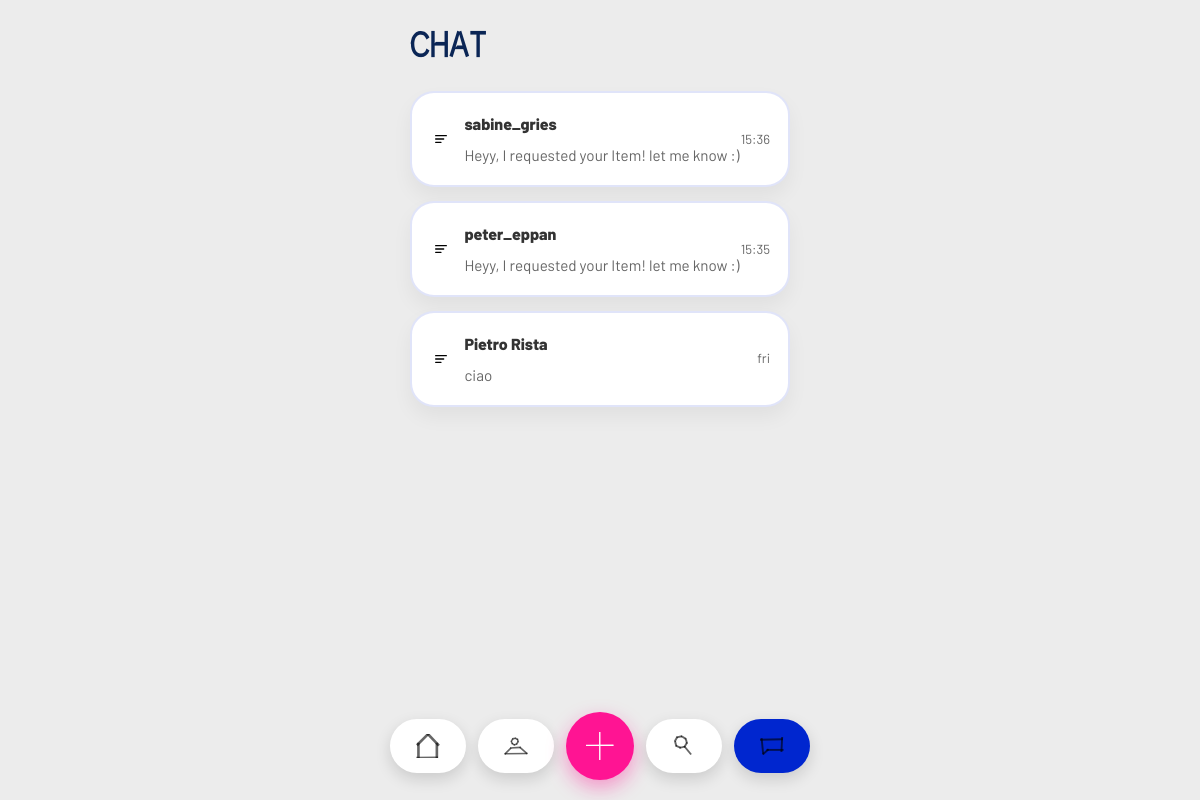
The page /chat (signed in) on the database as committed earlier.
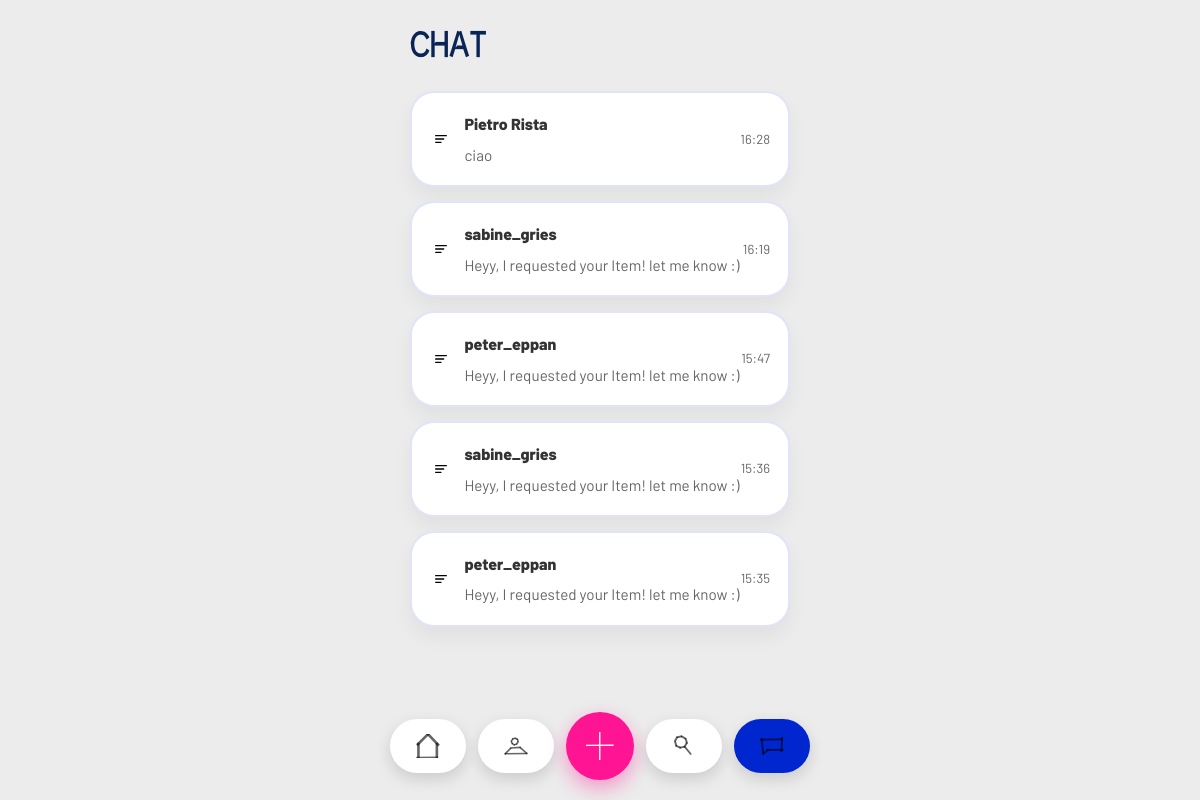
The same page on the database as committed later.
### tables this page shows
CREATE TABLE requests (
            id INTEGER PRIMARY KEY AUTOINCREMENT,
            item_id INTEGER NOT NULL,
            borrower_id INTEGER NOT NULL,
            status TEXT DEFAULT 'pending',
            created_at TIMESTAMP DEFAULT CURRENT_TIMESTAMP,
            FOREIGN KEY (item_id) REFERENCES items (id),
            FOREIGN KEY (borrower_id) REFERENCES "users_old" (id)
        );

### app.py (the view)
@app.route('/chat')
def chat_index():
    if 'user_id' not in session:
        return redirect(url_for('login'))
    conn = get_db_connection()
    cursor = conn.cursor()
    cursor.execute('''
        SELECT r.id, i.name as item_name,
               (CASE WHEN i.owner_id = ? THEN u2.username ELSE u1.username END) as other_name,
               (SELECT content FROM messages m WHERE m.request_id = r.id ORDER BY m.created_at DESC LIMIT 1) as last_message,
               (SELECT created_at FROM messages m WHERE m.request_id = r.id ORDER BY m.created_at DESC LIMIT 1) as last_message_at
        FROM requests r
        JOIN items i ON r.item_id = i.id
        JOIN users u1 ON i.owner_id = u1.id
        JOIN users u2 ON r.borrower_id = u2.id
        WHERE (i.owner_id = ? OR r.borrower_id = ?)
          AND EXISTS (SELECT 1 FROM messages m WHERE m.request_id = r.id)
        ORDER BY last_message_at DESC
    ''', (session['user_id'], session['user_id'], session['user_id']))
    rows = cursor.fetchall()
    conn.close()
    chats = []
    for row in rows:
        chat = dict(row)
        chat['last_message_at'] = format_chat_timestamp(row['last_message_at'])
        chats.append(chat)
    return render_template('chat_list.html', chats=chats)

### app.py (called while the page is built)
def get_db_connection():
    conn = sqlite3.connect(DATABASE)
    conn.row_factory = sqlite3.Row
    conn.create_function('distance_km', 4, haversine_km)
    return conn

@app.context_processor
def inject_current_user_photo():
    if 'user_id' not in session:
        return {'current_user_photo': None}
    conn = get_db_connection()
    cursor = conn.cursor()
    cursor.execute('SELECT photo FROM users WHERE id = ?', (session['user_id'],))
    row = cursor.fetchone()
    conn.close()
    return {'current_user_photo': row['photo'] if row else None}

def format_chat_timestamp(value):
    if not value:
        return ''
    try:
        ts = datetime.strptime(value, '%Y-%m-%d %H:%M:%S')
    except (TypeError, ValueError):
        return value
    today = datetime.now().date()
    if ts.date() == today:
        return ts.strftime('%H:%M')
    elif (today - ts.date()).days < 7:
        return ts.strftime('%a').lower()
    else:
        return ts.strftime('%d/%m/%Y')

### templates/chat_list.html (shortened to what this page needs)
<!DOCTYPE html>
<html lang="en">
<head>
    <link rel="stylesheet" href="{{ url_for('static', filename='style.css') }}">
</head>
<body class="chat-page">
    <div class="container">
        <header class="chat-header">
            <h1>CHAT</h1>
        </header>
        <main>
            <section class="chat-list-section">
                {% if chats %}
                <div class="chat-list">
                    {% for chat in chats %}
                    <a href="{{ url_for('chat', request_id=chat.id) }}" class="chat-card">
                        <div class="chat-card-left">
                            <div class="avatar icon icon-request"></div>
                            <div class="chat-card-text">
                                <div class="chat-name">{{ chat.other_name }}</div>
                                <p class="chat-snippet">{{ chat.last_message }}</p>
                            </div>
                        </div>
                        <div class="chat-card-time">{{ chat.last_message_at }}</div>
                    </a>
                    {% endfor %}
                </div>
                {% else %}
                <p class="empty-state">No messages yet</p>
                {% endif %}
            </section>
        </main>
        {% include 'footer_nav.html' %}
    </div>
</body>
</html>

### templates/footer_nav.html (shortened to what this page needs)
<nav class="bottom-nav">
    <a href="{{ url_for('dashboard') }}" class="nav-item{% if request.path == '/' or request.path.startswith('/dashboard') %} active{% endif %}" aria-label="Home">
        <span class="icon icon-nav-home" aria-hidden="true"></span>
    </a>
    <a href="{{ url_for('profile') }}" class="nav-item{% if request.path.startswith('/profile') %} active{% endif %}" aria-label="Profile">
        <span class="icon icon-nav-profile" aria-hidden="true"></span>
    </a>
    <a href="{{ url_for('add_item') }}" onclick="return openFooterAddItemModal(event)" class="nav-item center-action" aria-label="Add item">
        <svg class="plus-icon" viewBox="0 0 59 61" aria-hidden="true" xmlns="http://www.w3.org/2000/svg">
            <path d="M58.0137 29.0005L0.0134028 29.1806" />
            <path d="M29.0127 60.0723L29.0127 -1.85711e-05" />
        </svg>
    </a>
    <a href="{{ url_for('explore') }}" class="nav-item{% if request.path.startswith('/explore') or request.path.startswith('/search') %} active{% endif %}" aria-label="Explore">
        <span class="icon icon-nav-search" aria-hidden="true"></span>
    </a>
    <a href="{{ url_for('chat_index') }}" class="nav-item{% if request.path.startswith('/chat') %} active{% endif %}" aria-label="Chat">
        <span class="icon icon-nav-chat" aria-hidden="true"></span>
    </a>
</nav>

### static/style.css (style rules this page uses)
:root { --font-primary: 'Apfel Grotezk Mittel', 'Barlow', sans-serif; --font-secondary: 'Barlow', sans-serif; --font-heading: 'GapSans Bold', 'Apfel Grotezk Mittel', sans-serif; --primary-color: #0026CF; --secondary-color: #ff1493;; --background-color: #ececec; --card-background: #ffffff; --text-color: #333333; --text-light: #666666; --success-color: #7ed321; --error-color: #d0021b; --warning-color: #f5a623; --border-radius: 12px; --shadow: 0 4px 12px rgba(0, 0, 0, 0.1); }
* { margin: 0; padding: 0; box-sizing: border-box; }
h1, h2, h3, h4, h5, h6 { font-family: var(--font-heading); }
html { overflow-x: hidden; }
body { font-family: var(--font-primary); background-color: #ececec; color: var(--text-color); line-height: 1.6; max-width: 420px; margin: 0 auto; width: 100%; padding-bottom: 90px; overflow-x: hidden; }
.container { max-width: 420px; margin: 0 auto; padding: 20px; }
header { text-align: center; margin-bottom: 40px; }
header h1 { font-size: 3rem; color: var(--primary-color); margin-bottom: 10px; }
nav { display: flex; justify-content: center; gap: 20px; flex-wrap: wrap; }
nav a { text-decoration: none; color: var(--primary-color); padding: 10px 20px; border-radius: 25px; background-color: var(--card-background); box-shadow: var(--shadow); transition: transform 0.2s, box-shadow 0.2s; }
main { background-color: var(--card-background); border-radius: var(--border-radius); padding: 30px; padding-top:10px; box-shadow: var(--shadow); margin-top:10px; }
.chat-page main { background-color: transparent; box-shadow: none; padding: 0; margin-top: 0; }
.chat-header { display: flex; align-items: flex-start; gap: 14px; margin-bottom: 20px; }
.chat-header h1 { font-size: 2rem; text-align: left; color: #0a2555; text-transform: none; margin: 0; }
.chat-list-section { max-width: 100%; }
.chat-list { display: flex; flex-direction: column; gap: 14px; }
.chat-card { display: flex; align-items: center; justify-content: space-between; padding: 18px 18px; background: white; border-radius: 24px; text-decoration: none; color: inherit; border: 2px solid rgba(0, 38, 204, 0.12); box-shadow: 0 10px 20px rgba(0,0,0,0.05); transition: transform 0.2s ease, box-shadow 0.2s ease; }
.chat-card-left { display: flex; align-items: center; gap: 12px; flex: 1 1 auto; min-width: 0; }
.chat-card-text { flex: 1 1 auto; min-width: 0; }
.chat-name { font-weight: 800; font-size: 1rem; margin-bottom: 6px; }
.chat-snippet { margin: 0; color: var(--text-light); font-size: 0.95rem; overflow: hidden; text-overflow: ellipsis; white-space: nowrap; }
.chat-card-time { font-size: 0.82rem; color: var(--text-light); white-space: nowrap; }
.icon { display: inline-flex; width: 1.4rem; height: 1.4rem; align-items: center; justify-content: center; background-repeat: no-repeat; background-position: center; background-size: 70%; }
.bottom-nav { position: fixed; left: 20px; right: 20px; bottom: 20px; display: flex; flex-wrap: nowrap; justify-content: space-between; align-items: center; gap: 12px; padding: 0; background: transparent; box-shadow: none; z-index: 100; max-width: 420px; margin: 0 auto; }
.bottom-nav .nav-item { flex: 1 1 0; min-width: 0; height: 54px; border-radius: 999px; display: flex; align-items: center; justify-content: center; text-decoration: none; color: #0a2555; background: white; transition: transform 0.2s ease, background 0.2s ease, color 0.2s ease; box-shadow: 0 6px 16px rgba(0,0,0,0.14); padding: 0; }
.bottom-nav .nav-item .icon { width: 1.5rem; height: 1.5rem; background-size: 100%; }
.bottom-nav .nav-item.active { background: #0026cf; color: white; }
.bottom-nav .nav-item.center-action { flex: 0 0 auto; width: 68px; height: 68px; border-radius: 50%; background: #ff1493; color: white; box-shadow: 0 8px 20px rgba(255, 20, 147, 0.4); }
.bottom-nav .nav-item.center-action .plus-icon { width: 28px; height: 28px; stroke: white; stroke-width: 3; stroke-linecap: round; fill: none; }

Rows that differ between the two databases and show on the page:
changed requests (number 1 of 5 on the later page): last_message_at "fri" → "16:28"; moves up the list
added requests: other_name "sabine_gries", last_message "Heyy, I requested your Item! let me know :)", last_message_at "16:19"
now on this page (row edited): requests: other_name "peter_eppan", last_message "Heyy, I requested your Item! let me know :)", last_message_at "15:47"
